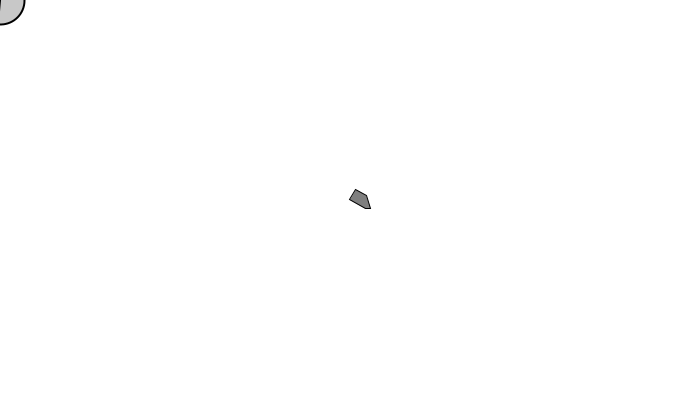
Frame 1 (no input)
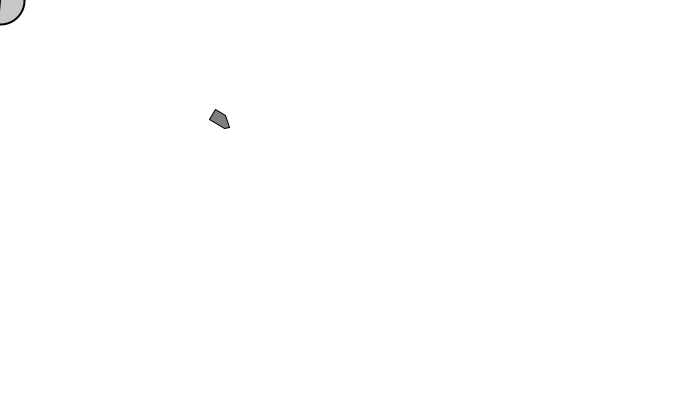
Frame 60 (the mouse pressed at the canvas centre just before this capture)
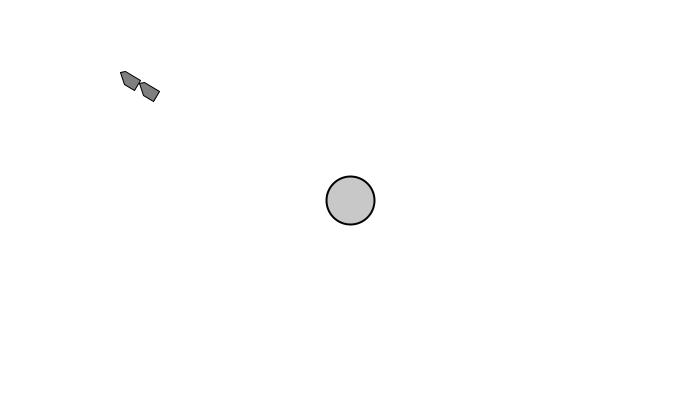
Frame 120 (the mouse held since frame 60 and released just before this capture)

The Processing sketch that drew these frames (run headless with seeded random() and noise(); from frame 60 on, the mouse is pressed at the canvas centre):

// Processing sketch: aula14_g2_ex7
// ── aula14_g2_ex7.pde
Vehicle v,v2;

void setup() {
  size(700, 400);
  v = new Vehicle(width/2, height/2);
  v2 = new Vehicle(0, 0);
}

void draw() {
  background(255);

  PVector mouse = new PVector(mouseX, mouseY);

  // Draw an ellipse at the mouse position
  fill(200);
  stroke(0);
  strokeWeight(2);
  ellipse(mouse.x, mouse.y, 48, 48);

  // Call the appropriate steering behaviors for our agents
  v.arrive(mouse);
  v.update();
  v.display();
  
  v2.arrive(mouse);
  v2.update();
  v2.display();
}

// ── Vehicle.pde
// The Nature of Code
// Daniel Shiffman
// http://natureofcode.com

// The "Vehicle" class

class Vehicle {
  
  PVector position;
  PVector velocity;
  PVector acceleration;
  float r;
  float maxforce;    // Maximum steering force
  float maxspeed;    // Maximum speed

  Vehicle(float x, float y) {
    acceleration = new PVector(0,0);
    velocity = new PVector(0,0);
    position = new PVector(x,y);
    r = 6;
    maxspeed = 4;
    maxforce = 0.1;
  }

  // Method to update position
  void update() {
    // Update velocity
    velocity.add(acceleration);
    // Limit speed
    velocity.limit(maxspeed);
    position.add(velocity);
    // Reset accelerationelertion to 0 each cycle
    acceleration.mult(0);
   }

  void applyForce(PVector force) {
    // We could add mass here if we want A = F / M
    acceleration.add(force);
  }

  // A method that calculates a steering force towards a target
  // STEER = DESIRED MINUS VELOCITY
  void arrive(PVector target) {
    PVector desired = PVector.sub(target,position);  // A vector pointing from the position to the target
    float d = desired.mag();
    // Scale with arbitrary damping within 100 pixels
    if (d < 100) {
      float m = map(d,0,100,0,maxspeed);
      desired.setMag(m);
    } else {
      desired.setMag(maxspeed);
    }

    // Steering = Desired minus Velocity
    PVector steer = PVector.sub(desired,velocity);
    steer.limit(maxforce);  // Limit to maximum steering force
    applyForce(steer);
  }
  
  void display() {
    
    // Draw a triangle rotated in the direction of velocity
    float theta = velocity.heading2D() + PI/2;
    fill(127);
    stroke(0);
    strokeWeight(1);
    pushMatrix();
    translate(position.x,position.y);
    rotate(theta);
    beginShape();
    vertex(0,0);
    vertex(r*2, 0);
    vertex(r*2, r*2);
    vertex(r-3, r*2+10);
    vertex(0, r*3);
    endShape(CLOSE);
    popMatrix();
    
    
  }
}
